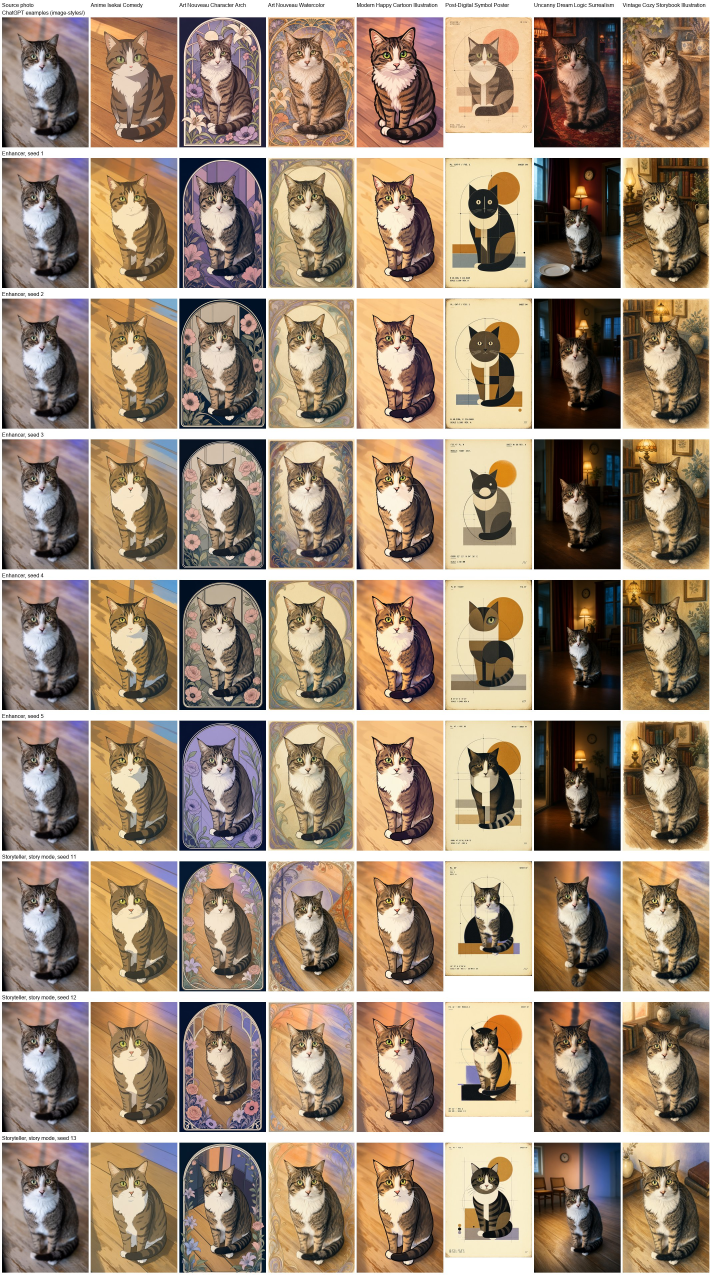
#> input picture comfyui/example-matrix.jpg, 2134 x 3824 px (shown at 1/3 size)
$ python build_dataset.py ../comfyui --out out
#> lines starting #> are read from the running program, lines starting #| are printed output that depends on the picture
#!/usr/bin/env python3
"""Build a style LoRA training set from folders of frames: no near-duplicates, no dark or gray frames.

The script reads each input folder (also its subfolders), drops the frames that are too small, too dark, or too
gray, drops each frame that is nearly the same as a frame it kept (a perceptual difference hash), and crops black
letterbox bars. It takes at most --per-folder frames from each folder, in a random order fixed by --seed, so that
each source gets its share. The kept frames go to the output folder as JPEG files with numbered names.

Examples:
    python -I build_dataset.py frames/a frames/b --out dataset
    python -I build_dataset.py frames/a frames/b --out dataset --per-folder 100 --min-distance 32
"""

from __future__ import annotations

import argparse
import random
import sys
from pathlib import Path

import numpy as np
from PIL import Image

IMAGE_SUFFIXES = {".jpg", ".jpeg", ".png", ".webp"}
HASH_SIDE = 16  # the difference hash has HASH_SIDE x HASH_SIDE bits
STATS_SIZE = (160, 90)  # the frame size for the brightness and saturation check
DEFAULT_MIN_DISTANCE = 40  # bits (of 256) that two kept frames must differ in
DEFAULT_MIN_BRIGHTNESS = 0.38  # mean HSV value of a usable frame, 0 to 1
DEFAULT_MIN_SATURATION = 0.22  # mean HSV saturation of a usable frame, 0 to 1
DEFAULT_MIN_WIDTH = 960  # pixels
BAR_BRIGHTNESS = 0.06  # a row darker than this is a letterbox bar
BAR_TOLERANCE = 2  # rows: a smaller bar is not cropped
JPEG_QUALITY = 95
DEFAULT_SEED = 7


def dhash(im: Image.Image) -> np.ndarray:
    """The difference hash: one bit for each pair of neighbor pixels of a small gray copy."""
    g = np.asarray(im.convert("L").resize((HASH_SIDE + 1, HASH_SIDE)), dtype=np.int16)
    return (g[:, 1:] > g[:, :-1]).flatten()


def brightness_saturation(im: Image.Image) -> tuple[float, float]:
    hsv = np.asarray(im.convert("RGB").resize(STATS_SIZE).convert("HSV"), dtype=np.float32) / 255
    return float(hsv[..., 2].mean()), float(hsv[..., 1].mean())


def crop_bars(im: Image.Image) -> Image.Image:
    """Remove black letterbox bars at the top and the bottom."""
    rows = np.where(np.asarray(im.convert("L"), dtype=np.float32).mean(axis=1) / 255 > BAR_BRIGHTNESS)[0]
    if len(rows) == 0:
        return im
    top, bottom = int(rows[0]), int(rows[-1]) + 1
    if top > BAR_TOLERANCE or bottom < im.height - BAR_TOLERANCE:
        return im.crop((0, top, im.width, bottom))
    return im


def main() -> int:
    sys.stdout.reconfigure(encoding="utf-8")
    ap = argparse.ArgumentParser(description=__doc__, formatter_class=argparse.RawDescriptionHelpFormatter)
    ap.add_argument("folders", nargs="+", type=Path, help="folders of source frames")
    ap.add_argument("--out", required=True, type=Path, help="output folder (must be empty or not exist)")
    ap.add_argument("--per-folder", type=int, default=0, help="at most this many frames from each folder (0: all)")
    ap.add_argument("--min-distance", type=int, default=DEFAULT_MIN_DISTANCE,
                    help=f"near-duplicate limit in hash bits of {HASH_SIDE * HASH_SIDE}")
    ap.add_argument("--min-brightness", type=float, default=DEFAULT_MIN_BRIGHTNESS)
    ap.add_argument("--min-saturation", type=float, default=DEFAULT_MIN_SATURATION)
    ap.add_argument("--min-width", type=int, default=DEFAULT_MIN_WIDTH)
    ap.add_argument("--seed", type=int, default=DEFAULT_SEED, help="order of the frames in each folder")
    a = ap.parse_args()

    if a.out.exists() and any(a.out.iterdir()):
        print(f"{a.out} is not empty", file=sys.stderr)
        return 1
    a.out.mkdir(parents=True, exist_ok=True)
    rng = random.Random(a.seed)
    kept: list[np.ndarray] = []
    for folder in a.folders:
        files = sorted(p for p in folder.rglob("*") if p.suffix.lower() in IMAGE_SUFFIXES)
        rng.shuffle(files)
        added = 0
        for path in files:
            if a.per_folder and added >= a.per_folder:
                break
            try:
                im = crop_bars(Image.open(path).convert("RGB"))
#> in crop_bars, `rows = np.where(np.asarray(im.convert("L"), dtype=np.float32).mean(axi..`: rows = 3824 values from 0 to 3823
#> in crop_bars, `top, bottom = int(rows[0]), int(rows[-1]) + 1`: top = 0; bottom = 3824
#> im is the input picture: PIL image 2134x3824 RGB; mean R, G, B 157.7, 137.2, 116.6
            except OSError:
                continue
            if im.width < a.min_width:
                continue
            value, saturation = brightness_saturation(im)
#> in brightness_saturation, `hsv = np.asarray(im.convert("RGB").resize(STATS_SIZE).convert("HSV"), ..`:
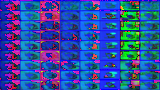
#> hsv: shape (90, 160, 3) float32; mean R, G, B 0.192, 0.306, 0.626
#> value = 0.626; saturation = 0.306
            if value < a.min_brightness or saturation < a.min_saturation:
                continue
            h = dhash(im)
            if any(int((h != k).sum()) < a.min_distance for k in kept):
                continue
            kept.append(h)
            added += 1
            im.save(a.out / f"frame_{len(kept):05d}.jpg", quality=JPEG_QUALITY)
        print(f"{folder}: {added} of {len(files)} kept")
    print(f"total {len(kept)}")
    return 0


if __name__ == "__main__":
    sys.exit(main())
#> (the program exits here)
